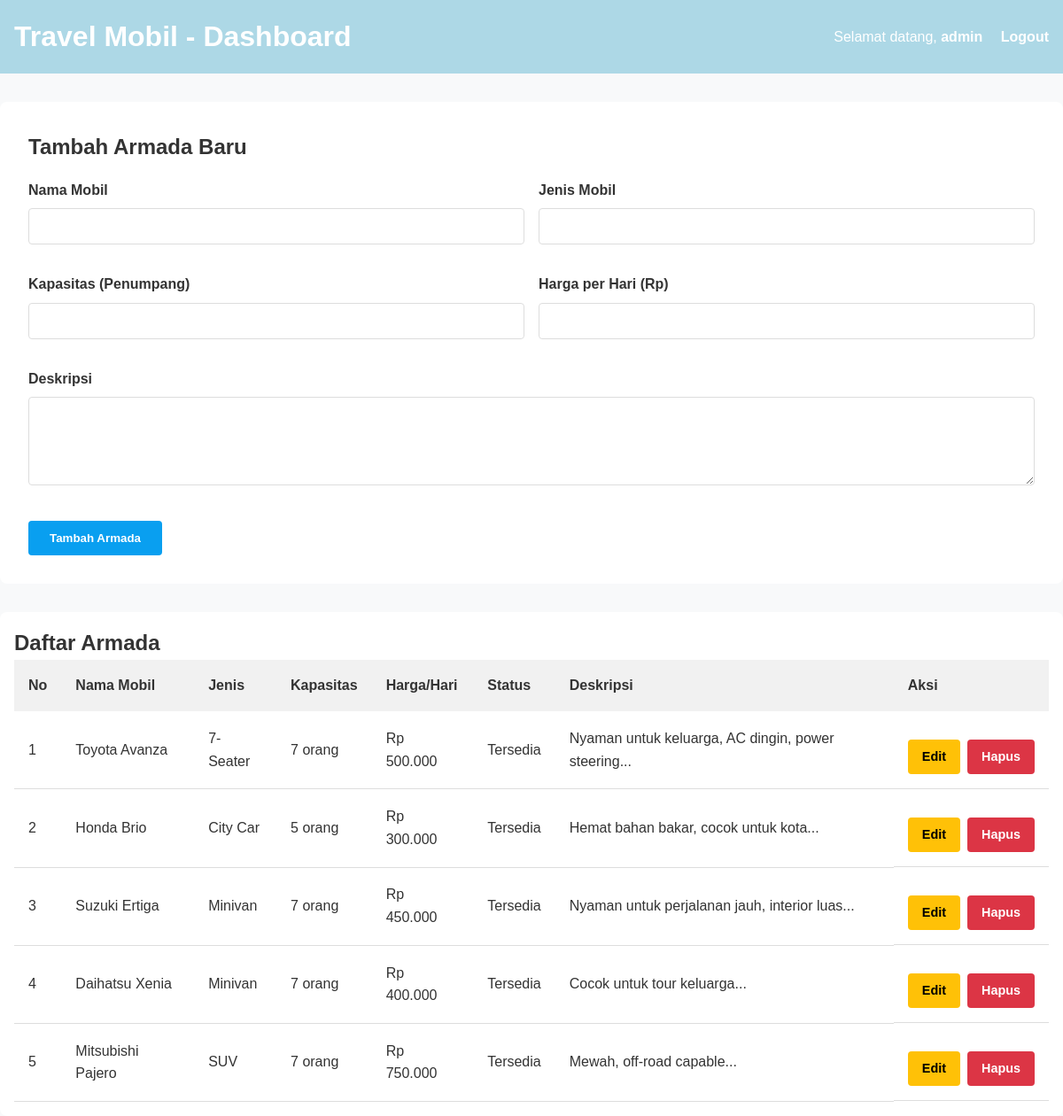
/dashboard.php (signed in), run on the app's committed database.
### tables this page shows
CREATE TABLE IF NOT EXISTS armada (
    id INT PRIMARY KEY AUTO_INCREMENT,
    nama_mobil VARCHAR(100) NOT NULL,
    jenis VARCHAR(50) NOT NULL,
    kapasitas INT NOT NULL,
    harga_per_hari INT NOT NULL,
    status ENUM('Tersedia', 'Tidak Tersedia') DEFAULT 'Tersedia',
    deskripsi TEXT,
    created_at TIMESTAMP DEFAULT CURRENT_TIMESTAMP,
    updated_at TIMESTAMP DEFAULT CURRENT_TIMESTAMP ON UPDATE CURRENT_TIMESTAMP
);

### dashboard.php (the view, shortened to what this page needs)
<?php
include 'koneksi.php';
$username = $_SESSION['username'];
$result = $koneksi->query("SELECT * FROM armada ORDER BY created_at DESC");
$armada_list = [];
if ($result->num_rows > 0) {
    while($row = $result->fetch_assoc()) {
        $armada_list[] = $row;
    }
}
$edit_mode = false;
$edit_data = null;
?>
<!DOCTYPE html>
<html lang="id">
<head>
  <link rel="stylesheet" href="styles.css">
</head>
<body>
  <div class="nav-header">
    <h1>Travel Mobil - Dashboard</h1>
    <div>
      <span style="margin-right: 1rem;">Selamat datang, <strong><?php echo htmlspecialchars($username); ?></strong></span>
      <a href="logout.php">Logout</a>
    </div>
  </div>
  <div class="container">
    <div class="form-card">
      <h2><?php echo $edit_mode ? 'Edit Armada' : 'Tambah Armada Baru'; ?></h2>
      <form method="POST" action="">
        <div class="form-row">
          <div class="form-group">
            <label>Nama Mobil</label>
            <input type="text" name="nama_mobil" value="<?php echo $edit_mode ? htmlspecialchars($edit_data['nama_mobil']) : ''; ?>" required>
          </div>
          <div class="form-group">
            <label>Jenis Mobil</label>
            <input type="text" name="jenis" value="<?php echo $edit_mode ? htmlspecialchars($edit_data['jenis']) : ''; ?>" required>
          </div>
        </div>
        <div class="form-row">
          <div class="form-group">
            <label>Kapasitas (Penumpang)</label>
            <input type="number" name="kapasitas" value="<?php echo $edit_mode ? $edit_data['kapasitas'] : ''; ?>" required>
          </div>
          <div class="form-group">
            <label>Harga per Hari (Rp)</label>
            <input type="number" name="harga_per_hari" value="<?php echo $edit_mode ? $edit_data['harga_per_hari'] : ''; ?>" required>
          </div>
        </div>
        <div class="form-group">
          <label>Deskripsi</label>
          <textarea name="deskripsi" required><?php echo $edit_mode ? htmlspecialchars($edit_data['deskripsi']) : ''; ?></textarea>
        </div>
        <div>
          <button type="submit" class="btn btn-primary">
            <?php echo $edit_mode ? 'Update Armada' : 'Tambah Armada'; ?>
          </button>
        </div>
      </form>
    </div>
    <div class="table-container">
      <h2>Daftar Armada</h2>
      <?php if (count($armada_list) > 0): ?>
        <table>
          <thead>
            <tr>
              <th>No</th>
              <th>Nama Mobil</th>
              <th>Jenis</th>
              <th>Kapasitas</th>
              <th>Harga/Hari</th>
              <th>Status</th>
              <th>Deskripsi</th>
              <th>Aksi</th>
            </tr>
          </thead>
          <tbody>
            <?php foreach ($armada_list as $index => $row): ?>
              <tr>
                <td><?php echo $index + 1; ?></td>
                <td><?php echo htmlspecialchars($row['nama_mobil']); ?></td>
                <td><?php echo htmlspecialchars($row['jenis']); ?></td>
                <td><?php echo $row['kapasitas']; ?> orang</td>
                <td>Rp <?php echo number_format($row['harga_per_hari'], 0, ',', '.'); ?></td>
                <td><?php echo $row['status']; ?></td>
                <td><?php echo substr(htmlspecialchars($row['deskripsi']), 0, 50) . '...'; ?></td>
                <td class="actions">
                  <a href="?edit=<?php echo $row['id']; ?>" class="btn btn-warning" style="padding: 0.5rem 1rem; font-size: 0.9rem;">Edit</a>
                  <a href="?delete=<?php echo $row['id']; ?>" class="btn btn-danger" onclick="return confirm('Yakin ingin menghapus?');" style="padding: 0.5rem 1rem; font-size: 0.9rem;">Hapus</a>
                </td>
              </tr>
            <?php endforeach; ?>
          </tbody>
        </table>
      <?php else: ?>
        <p style="text-align: center; padding: 2rem;">Belum ada data armada. Silakan tambahkan armada baru.</p>
      <?php endif; ?>
    </div>
  </div>
</body>
</html>

### styles.css (style rules this page uses)
* { margin: 0; padding: 0; box-sizing: border-box; font-family: Arial, sans-serif; }
body { line-height: 1.6; background-color: #f8f9fa; color: #333; }
.btn { display: inline-block; padding: 0.5rem 1rem; margin-top: 1rem; border-radius: 8px; text-decoration: none; font-weight: bold; transition: background 0.3s; cursor: pointer; }
.btn-primary { background: #099ff0; color: white; }

### dashboard.php (style rules this page uses)
.container { max-width: 1200px; margin: 0 auto; }
.form-group { margin: 1rem 0; }
.form-group label { display: block; margin-bottom: 0.5rem; font-weight: bold; }
.form-group input, .form-group textarea, .form-group select { width: 100%; padding: 0.75rem; border: 1px solid #ddd; border-radius: 4px; }
.form-group textarea { min-height: 100px; font-family: Arial, sans-serif; }
.form-row { display: grid; grid-template-columns: 1fr 1fr; gap: 1rem; }
.btn { padding: 0.75rem 1.5rem; border: none; border-radius: 4px; cursor: pointer; font-weight: bold; }
.btn-primary { background: #099ff0; color: white; }
.btn-danger { background: #dc3545; color: white; }
.btn-warning { background: #ffc107; color: black; }
.table-container { overflow-x: auto; background: white; border-radius: 8px; padding: 1rem; margin-top: 2rem; }
table { width: 100%; border-collapse: collapse; }
th { background: #f1f1f1; padding: 1rem; text-align: left; font-weight: bold; }
td { padding: 1rem; border-bottom: 1px solid #ddd; }
.actions { display: flex; gap: 0.5rem; }
.nav-header { background: #ADD8E6; color: white; padding: 1rem; display: flex; justify-content: space-between; align-items: center; }
.nav-header a { color: white; text-decoration: none; font-weight: bold; }
.form-card { background: white; padding: 2rem; border-radius: 8px; margin: 2rem 0; }

### data on the page
armada: nama_mobil "Toyota Avanza", jenis "7-Seater", kapasitas "7", harga_per_hari "500.000", status "Tersedia", deskripsi "Nyaman untuk keluarga, AC dingin, power steering"
armada: nama_mobil "Honda Brio", jenis "City Car", kapasitas "5", harga_per_hari "300.000", status "Tersedia", deskripsi "Hemat bahan bakar, cocok untuk kota"
armada: nama_mobil "Suzuki Ertiga", jenis "Minivan", kapasitas "7", harga_per_hari "450.000", status "Tersedia", deskripsi "Nyaman untuk perjalanan jauh, interior luas"
armada: nama_mobil "Daihatsu Xenia", jenis "Minivan", kapasitas "7", harga_per_hari "400.000", status "Tersedia", deskripsi "Cocok untuk tour keluarga"
armada: nama_mobil "Mitsubishi Pajero", jenis "SUV", kapasitas "7", harga_per_hari "750.000", status "Tersedia", deskripsi "Mewah, off-road capable"

### other printed values
$username "admin"
